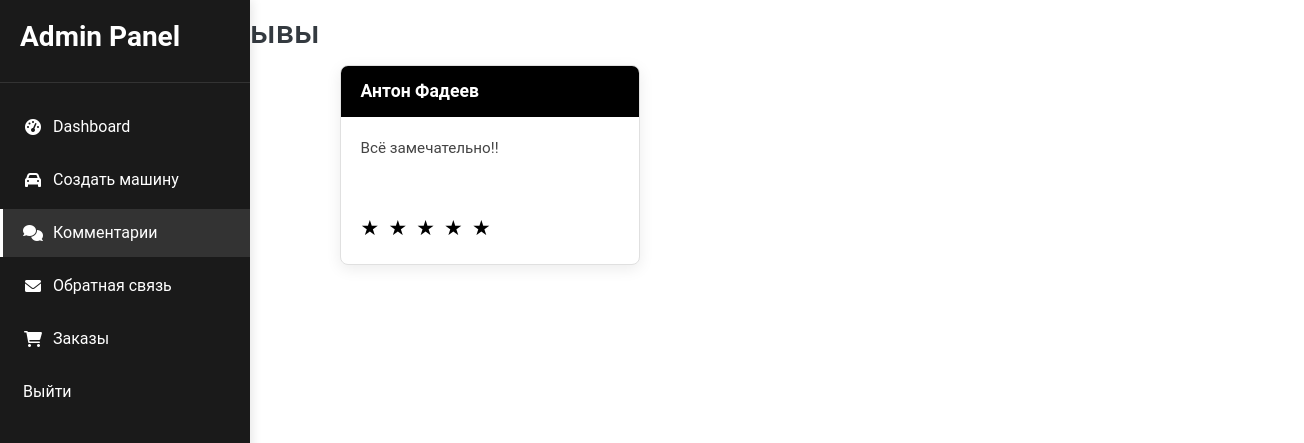
The app's page /admin/comments (signed in), older data.
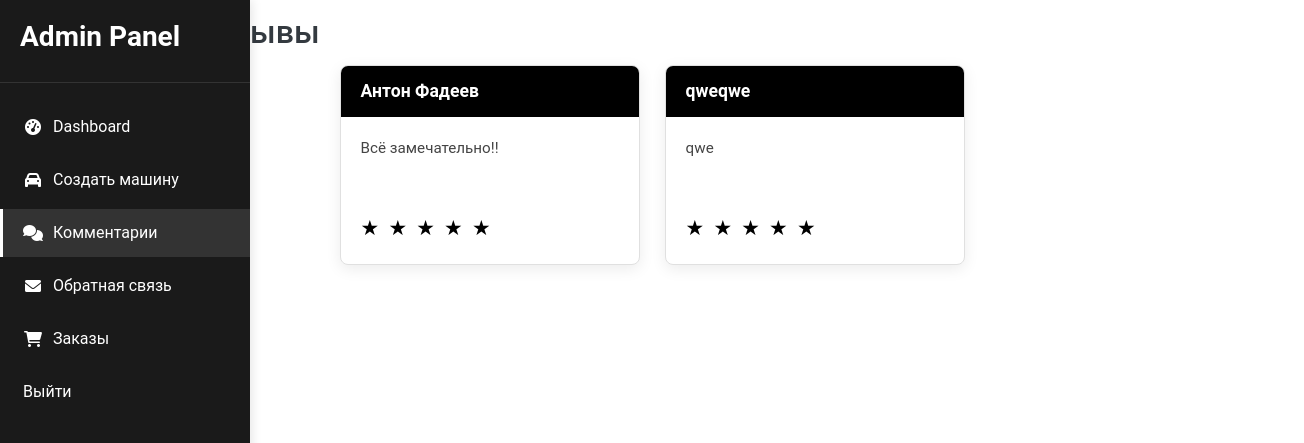
The same page, newer data.
### tables this page shows
CREATE TABLE reviews (
            id INTEGER PRIMARY KEY AUTOINCREMENT,
            name TEXT NOT NULL,
            comment TEXT NOT NULL,
            rating INTEGER NOT NULL CHECK (rating BETWEEN 1 AND 5),
            status TEXT DEFAULT 'pending' CHECK (status IN ('pending', 'approved', 'rejected')),
            created_at TIMESTAMP DEFAULT CURRENT_TIMESTAMP
        );

### app.py (the view)
@app.route('/admin/comments')
def admin_comments():
    if not session.get('logged_in'):
        return redirect(url_for('login'))
    conn = sqlite3.connect('Base/database.db')
    cursor = conn.cursor()
    cursor.execute("SELECT name, comment, rating FROM reviews")
    reviews = cursor.fetchall()
    conn.close()
    return render_template('admin_comments.html', reviews=reviews)

### templates/admin_comments.html (shortened to what this page needs)
{% extends "admin_pattern.html" %}
{% block content %}
<h2 class="text-dark mb-4" style="margin-left: 15%; margin-top: 1%;">Отзывы</h2>
<div class="reviews-container">
    {% for review in reviews %}
    <div class="review-card scroll-animate animate-from-bottom">
        <div class="review-header">{{ review[0] }}</div>
        <div class="review-content">
            <p>{{ review[1] }}</p>
            <div class="stars">
                {% for i in range(5) %}
                    {% if i < review[2] %}
                        <span class="filled">★</span>
                    {% else %}
                        <span>☆</span>
                    {% endif %}
                {% endfor %}
            </div>
        </div>
    </div>
    {% endfor %}
</div>
{% endblock %}

Row changes from the older to the newer data that the page shows:
added reviews: name "qweqwe", comment "qwe", rating 5 (drawn)
